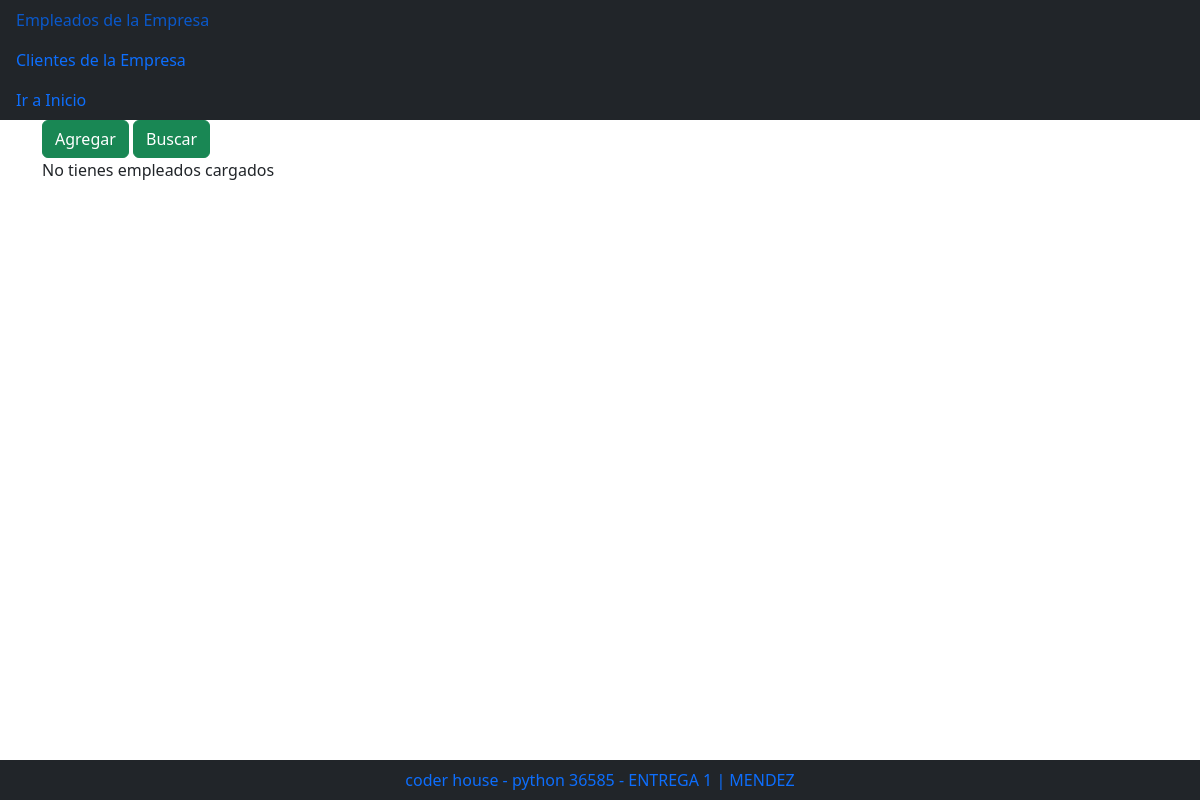
Page /empleados/ on the earlier database version.
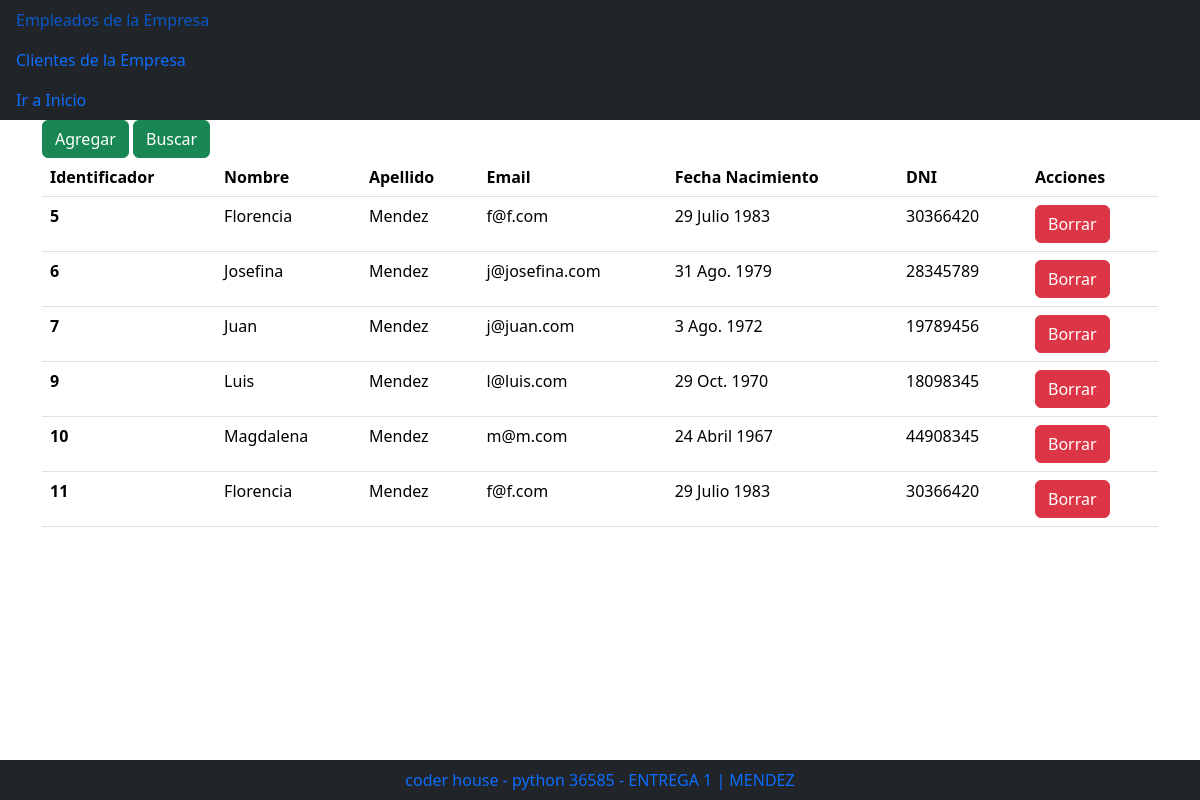
Same page on the later database version.
### familia/models.py (models this page shows)
class Empleado(models.Model):
    nombre = models.CharField(max_length=100)
    apellido = models.CharField(max_length=100)
    email = models.CharField(max_length=100)
    fecha_nacimiento = models.DateField()
    dni = models.IntegerField()

### familia/views.py (the view)
# urls.py: path('empleados/', views.ir_a_empleados, name="empleados"),
def ir_a_empleados(request):
    empleados = Empleado.objects.all()
    template = loader.get_template('empleados/lista_empleados.html')
    context = {
        'empleados': empleados,
    }
    return HttpResponse(template.render(context, request))

### familia/templates/empleados/lista_empleados.html
{% extends "index.html" %}
{% load bootstrap5 %}
{% block cuerpo %}
<div class="container">
  <div class="row">
    <div class="col">
      {% url 'agregar_empleado' as agregar_empleado_url %}
      {% url 'buscar_empleado' as buscar_empleado_url %}
      {% bootstrap_button "Agregar" button_class="btn-success" button_type="link" href=agregar_empleado_url %}
      {% bootstrap_button "Buscar" button_class="btn-success" button_type="link" href=buscar_empleado_url %}
    <div>
  <div>
  <div class="row">
    <div class="col">
        {% if empleados %}
        <table class="table">
            <thead>
                <th scope="col">Identificador</th>
                <th scope="col">Nombre</th>
                <th scope="col">Apellido</th>
                <th scope="col">Email</th>
                <th scope="col">Fecha Nacimiento</th>
                <th scope="col">DNI</th>
                <th scope="col">Acciones</th>
            </thead>
            {% for e in empleados %}
            <tbody>
                <tr>
                    <th scope="row">{{e.id}} </th>
                    <td> {{e.nombre}} </td>
                    <td> {{e.apellido}} </td>
                    <td> {{e.email}} </td>
                    <td> {{e.fecha_nacimiento}} </td>
                    <td> {{e.dni}} </td>
                    {% url 'borrar_empleado' identificador=e.id as borrar_empleado_url %}
                    <td>{% bootstrap_button "Borrar" size="sm" button_class="btn-danger" button_type="link" href=borrar_empleado_url %}</td>
                </tr>
            </tbody>
            {% endfor %}
        </table>
        {% else %}
            <p>No tienes empleados cargados</p>
        {% endif %}
    </div>
  </div>
</div>
{% endblock %}

Differences in the rows shown:
added Empleado: id "5", nombre "Florencia", apellido "Mendez", email "f@f.com", fecha_nacimiento "29 Julio 1983", dni "30366420", bootstrap_button "Borrar"
added Empleado: id "6", nombre "Josefina", apellido "Mendez", email "j@josefina.com", fecha_nacimiento "31 Ago. 1979", dni "28345789", bootstrap_button "Borrar"
added Empleado: id "7", nombre "Juan", apellido "Mendez", email "j@juan.com", fecha_nacimiento "3 Ago. 1972", dni "19789456", bootstrap_button "Borrar"
added Empleado: id "9", nombre "Luis", apellido "Mendez", email "l@luis.com", fecha_nacimiento "29 Oct. 1970", dni "18098345", bootstrap_button "Borrar"
added Empleado: id "10", nombre "Magdalena", apellido "Mendez", email "m@m.com", fecha_nacimiento "24 Abril 1967", dni "44908345", bootstrap_button "Borrar"
added Empleado: id "11", nombre "Florencia", apellido "Mendez", email "f@f.com", fecha_nacimiento "29 Julio 1983", dni "30366420", bootstrap_button "Borrar"
Other differences:
text no longer shown: "No tienes empleados cargados"
text now shown: "Identificador Nombre Apellido Email Fecha Nacimiento DNI Acciones"
